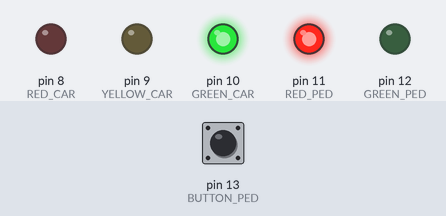
Simulated run of this sketch. Board: Arduino Uno, built with avr-gcc and run on an emulated ATmega328P. Shown: output pins drawn as LEDs (lit = HIGH). The inputs (shaded band) are chosen by the test bench; at power-on: pin 13 (BUTTON_PED) LOW.

Above: at 1.2 s.
1.3 s: pin 13 (BUTTON_PED) pulled HIGH for 0.15 s
At 3.7 s:
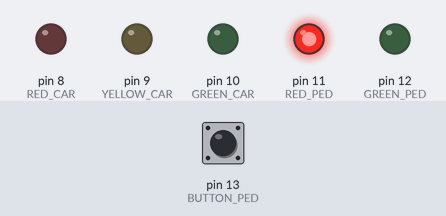
At 5.9 s:
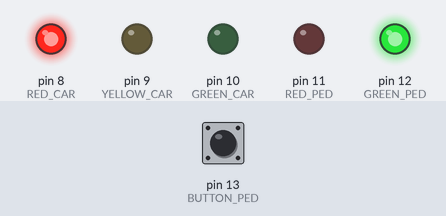
9.2 s: pin 13 (BUTTON_PED) pulled HIGH for 3.2 s
At 13.4 s:
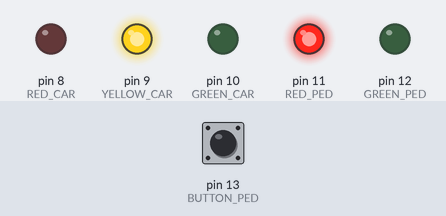
Timing chart, 0 to 19.9 s (numbered marks = the images above; inputs shaded):
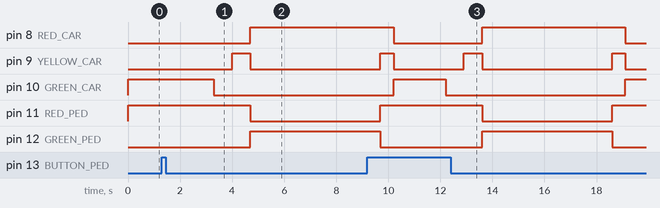

Measured:
- after the input at 1.3 s, pin 8 (RED_CAR), pin 12 (GREEN_PED): LOW → HIGH after 3.4 s; pin 9 (YELLOW_CAR): LOW → HIGH after 2.7 s, → LOW 0.70 s later; pin 10 (GREEN_CAR): HIGH → LOW after 2.0 s; pin 11 (RED_PED): HIGH → LOW after 3.4 s

The sketch:

traffic_lights.ino
```cpp
#define RED_CAR 8
#define YELLOW_CAR 9
#define GREEN_CAR 10
#define RED_PED 11
#define GREEN_PED 12
#define BUTTON_PED 13

void trafficLights(){
	delay(2000);
	digitalWrite(GREEN_CAR,LOW);
	delay(700);
	digitalWrite(YELLOW_CAR,HIGH);
	delay(700);
	digitalWrite(YELLOW_CAR,LOW);
	digitalWrite(RED_CAR,HIGH);
	digitalWrite(RED_PED,LOW);
	digitalWrite(GREEN_PED,HIGH);


	delay(5000);

	digitalWrite(RED_PED,HIGH);
	digitalWrite(GREEN_PED,LOW);
	digitalWrite(YELLOW_CAR,HIGH);
	delay(500);
	digitalWrite(RED_CAR,LOW);
	digitalWrite(YELLOW_CAR,LOW);
	digitalWrite(GREEN_CAR,HIGH);
}


void setup(){
pinMode(RED_CAR, OUTPUT);
pinMode(YELLOW_CAR, OUTPUT);
pinMode(GREEN_CAR, OUTPUT);
pinMode(RED_PED, OUTPUT);
pinMode(GREEN_PED, OUTPUT);
pinMode(BUTTON_PED, INPUT);
digitalWrite(GREEN_CAR, HIGH);
digitalWrite(RED_PED, HIGH);
}

void loop(){
	if(digitalRead(BUTTON_PED)==HIGH)
	{
		trafficLights();
	}
}
```
